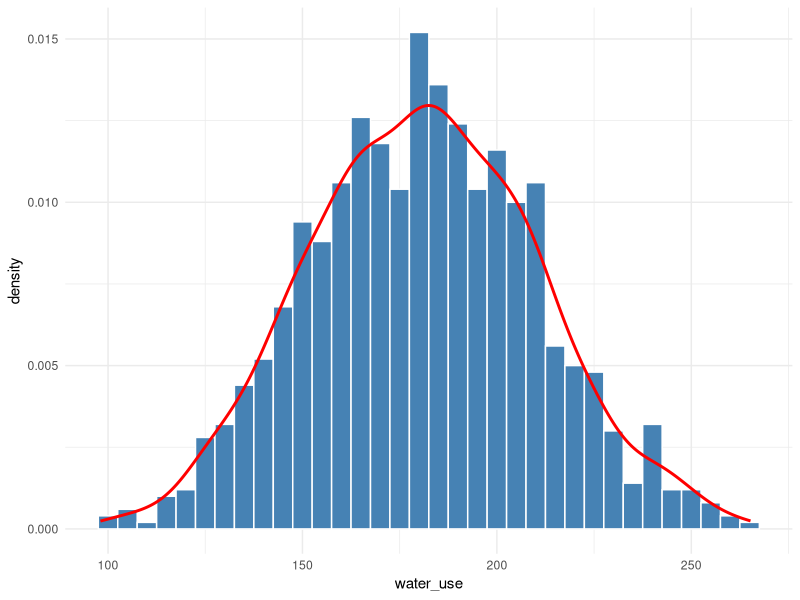

Here is the R script that generated this plot:
## ---- chunk 1
inspections_completed <- c(12, 14, 13, 15, 17, 16)
avg_wait_time <- c(5.2, 4.8, 5.9, 6.3, 7.4, 7)
## ---- chunk 2
set.seed(101)
emergency_calls <- rpois(n = 100, lambda = 8)
table(emergency_calls)
## ---- chunk 3
set.seed(202)
wait_times <- rnorm(n = 500, mean = 6, sd = 1.2)
summary(wait_times)
mean(wait_times > 8)
## ---- chunk 4
residents <- data.frame(
  income_tier = rep(c("Low", "Middle", "High"), times = c(300, 500, 200)),
  rating = sample(1:5, size = 1000, replace = TRUE)
)

library(dplyr)
stratified_sample <- residents %>%
  group_by(income_tier) %>%
  sample_frac(0.5)
## ---- chunk 5
set.seed(303)
water_use <- rnorm(n = 1000, mean = 180, sd = 30)

library(ggplot2)
ggplot(data.frame(water_use), aes(x = water_use, y = ..density..)) +
  geom_histogram(binwidth = 5, fill = "steelblue", color = "white") +
  geom_density(color = "red", size = 1) +
  theme_minimal()
